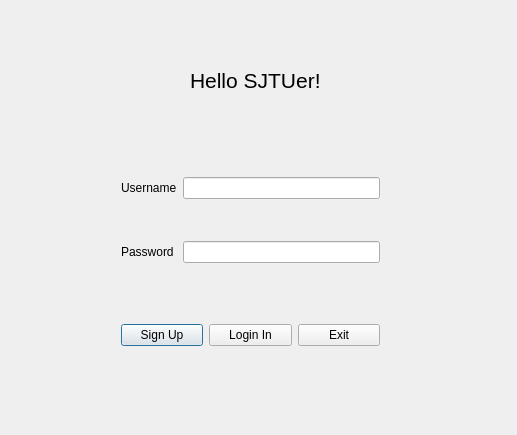
<?xml version="1.0" encoding="UTF-8"?>
<ui version="4.0">
 <class>Dialog</class>
 <widget class="QDialog" name="Dialog">
  <property name="geometry">
   <rect>
    <x>0</x>
    <y>0</y>
    <width>517</width>
    <height>435</height>
   </rect>
  </property>
  <property name="windowTitle">
   <string>Dialog</string>
  </property>
  <widget class="QWidget" name="gridLayoutWidget">
   <property name="geometry">
    <rect>
     <x>110</x>
     <y>130</y>
     <width>281</width>
     <height>181</height>
    </rect>
   </property>
   <layout class="QGridLayout" name="gridLayout">
    <item row="1" column="0">
     <widget class="QLabel" name="label">
      <property name="text">
       <string>Username</string>
      </property>
     </widget>
    </item>
    <item row="2" column="0">
     <widget class="QLabel" name="label_2">
      <property name="text">
       <string>Password</string>
      </property>
     </widget>
    </item>
    <item row="1" column="1">
     <widget class="QLineEdit" name="lineEdit"/>
    </item>
    <item row="2" column="1">
     <widget class="QLineEdit" name="lineEdit_2">
      <property name="echoMode">
       <enum>QLineEdit::Password</enum>
      </property>
     </widget>
    </item>
   </layout>
  </widget>
  <widget class="QWidget" name="horizontalLayoutWidget">
   <property name="geometry">
    <rect>
     <x>110</x>
     <y>310</y>
     <width>281</width>
     <height>51</height>
    </rect>
   </property>
   <layout class="QHBoxLayout" name="horizontalLayout">
    <item>
     <widget class="QPushButton" name="pushButton">
      <property name="text">
       <string>Sign Up</string>
      </property>
     </widget>
    </item>
    <item>
     <widget class="QPushButton" name="pushButton_2">
      <property name="text">
       <string>Login In</string>
      </property>
     </widget>
    </item>
    <item>
     <widget class="QPushButton" name="pushButton_3">
      <property name="text">
       <string>Exit</string>
      </property>
     </widget>
    </item>
   </layout>
  </widget>
  <widget class="QLabel" name="label_3">
   <property name="geometry">
    <rect>
     <x>190</x>
     <y>50</y>
     <width>141</width>
     <height>61</height>
    </rect>
   </property>
   <property name="text">
    <string>&lt;html&gt;&lt;head/&gt;&lt;body&gt;&lt;p&gt;&lt;span style=&quot; font-size:16pt;&quot;&gt;Hello SJTUer!&lt;/span&gt;&lt;/p&gt;&lt;/body&gt;&lt;/html&gt;</string>
   </property>
  </widget>
 </widget>
 <layoutdefault spacing="6" margin="11"/>
 <resources/>
 <connections>
  <connection>
   <sender>pushButton_2</sender>
   <signal>clicked()</signal>
   <receiver>Dialog</receiver>
   <slot>login_in()</slot>
   <hints>
    <hint type="sourcelabel">
     <x>255</x>
     <y>337</y>
    </hint>
    <hint type="destinationlabel">
     <x>252</x>
     <y>381</y>
    </hint>
   </hints>
  </connection>
  <connection>
   <sender>pushButton</sender>
   <signal>clicked()</signal>
   <receiver>Dialog</receiver>
   <slot>sign_up()</slot>
   <hints>
    <hint type="sourcelabel">
     <x>155</x>
     <y>334</y>
    </hint>
    <hint type="destinationlabel">
     <x>148</x>
     <y>378</y>
    </hint>
   </hints>
  </connection>
 </connections>
 <slots>
  <slot>login_in()</slot>
  <slot>sign_up()</slot>
 </slots>
</ui>
